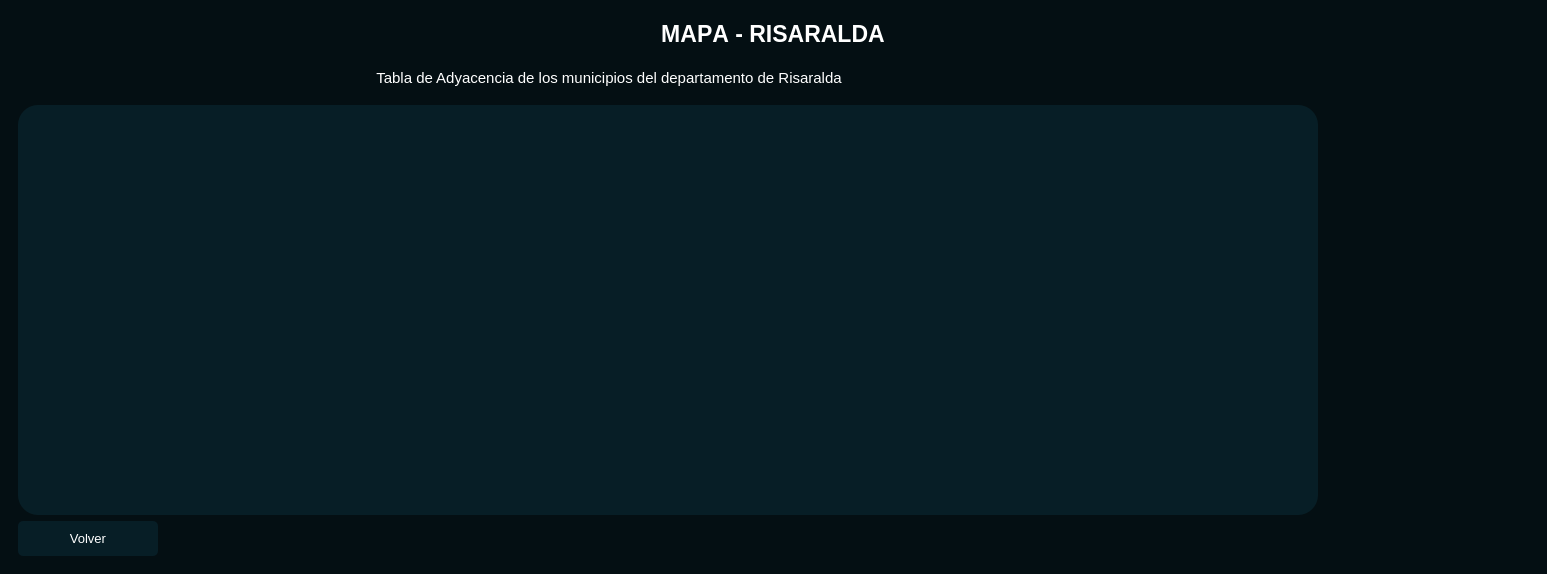
<?xml version="1.0" encoding="UTF-8"?>
<ui version="4.0">
 <class>SecondWindow</class>
 <widget class="QMainWindow" name="SecondWindow">
  <property name="geometry">
   <rect>
    <x>0</x>
    <y>0</y>
    <width>1547</width>
    <height>574</height>
   </rect>
  </property>
  <property name="windowTitle">
   <string>MainWindow</string>
  </property>
  <widget class="QWidget" name="centralwidget">
   <property name="styleSheet">
    <string notr="true">*{
	border:none;
	background-color:transparent;
	color:#fff;
}
#centralwidget{
	background-color:#040f13;
}
#side_menu{
	background-color:#071e26;
	border-radius:20px;
}


QPushButton{
	padding:10px;
	background-color:#071e26;
	border-radius:5px;
}

QPushButton:hover{
	padding:10px;
	background-color:#12394a;
	border-radius:5px;
}


#main_body{
	background-color:#071e26;
	border-radius:10px;
}

#texto{
	background-color:#071e26;
	border-radius:10px;
}</string>
   </property>
   <layout class="QVBoxLayout" name="verticalLayout">
    <item>
     <widget class="QFrame" name="header">
      <property name="minimumSize">
       <size>
        <width>0</width>
        <height>50</height>
       </size>
      </property>
      <property name="maximumSize">
       <size>
        <width>16777215</width>
        <height>50</height>
       </size>
      </property>
      <property name="frameShape">
       <enum>QFrame::StyledPanel</enum>
      </property>
      <property name="frameShadow">
       <enum>QFrame::Raised</enum>
      </property>
      <layout class="QHBoxLayout" name="horizontalLayout_2">
       <property name="spacing">
        <number>0</number>
       </property>
       <property name="leftMargin">
        <number>0</number>
       </property>
       <property name="topMargin">
        <number>0</number>
       </property>
       <property name="rightMargin">
        <number>0</number>
       </property>
       <property name="bottomMargin">
        <number>0</number>
       </property>
       <item>
        <widget class="QLabel" name="mapa">
         <property name="sizePolicy">
          <sizepolicy hsizetype="Expanding" vsizetype="Preferred">
           <horstretch>0</horstretch>
           <verstretch>0</verstretch>
          </sizepolicy>
         </property>
         <property name="maximumSize">
          <size>
           <width>1200</width>
           <height>16777215</height>
          </size>
         </property>
         <property name="font">
          <font>
           <family>Ubuntu</family>
           <pointsize>17</pointsize>
           <weight>75</weight>
           <bold>true</bold>
           <kerning>false</kerning>
          </font>
         </property>
         <property name="text">
          <string>MAPA - RISARALDA</string>
         </property>
         <property name="alignment">
          <set>Qt::AlignCenter</set>
         </property>
        </widget>
       </item>
      </layout>
     </widget>
    </item>
    <item>
     <widget class="QLabel" name="encabezado">
      <property name="sizePolicy">
       <sizepolicy hsizetype="Expanding" vsizetype="Preferred">
        <horstretch>0</horstretch>
        <verstretch>0</verstretch>
       </sizepolicy>
      </property>
      <property name="minimumSize">
       <size>
        <width>0</width>
        <height>0</height>
       </size>
      </property>
      <property name="maximumSize">
       <size>
        <width>1200</width>
        <height>25</height>
       </size>
      </property>
      <property name="font">
       <font>
        <family>Ubuntu</family>
        <pointsize>11</pointsize>
        <kerning>true</kerning>
       </font>
      </property>
      <property name="layoutDirection">
       <enum>Qt::LeftToRight</enum>
      </property>
      <property name="text">
       <string>Tabla de Adyacencia de los municipios del departamento de Risaralda</string>
      </property>
      <property name="alignment">
       <set>Qt::AlignCenter</set>
      </property>
     </widget>
    </item>
    <item>
     <widget class="QFrame" name="frame">
      <property name="sizePolicy">
       <sizepolicy hsizetype="Expanding" vsizetype="Preferred">
        <horstretch>0</horstretch>
        <verstretch>0</verstretch>
       </sizepolicy>
      </property>
      <property name="frameShape">
       <enum>QFrame::StyledPanel</enum>
      </property>
      <property name="frameShadow">
       <enum>QFrame::Raised</enum>
      </property>
      <layout class="QVBoxLayout" name="verticalLayout_2">
       <item>
        <widget class="QWidget" name="side_menu" native="true">
         <property name="sizePolicy">
          <sizepolicy hsizetype="Expanding" vsizetype="Preferred">
           <horstretch>0</horstretch>
           <verstretch>0</verstretch>
          </sizepolicy>
         </property>
         <property name="maximumSize">
          <size>
           <width>1300</width>
           <height>425</height>
          </size>
         </property>
         <layout class="QVBoxLayout" name="verticalLayout_3">
          <item>
           <widget class="QLabel" name="etiqueta">
            <property name="sizePolicy">
             <sizepolicy hsizetype="Expanding" vsizetype="Preferred">
              <horstretch>0</horstretch>
              <verstretch>0</verstretch>
             </sizepolicy>
            </property>
            <property name="text">
             <string/>
            </property>
            <property name="pixmap">
             <pixmap>image/Adyacencia.png</pixmap>
            </property>
            <property name="scaledContents">
             <bool>true</bool>
            </property>
           </widget>
          </item>
         </layout>
        </widget>
       </item>
       <item>
        <widget class="QPushButton" name="volver">
         <property name="maximumSize">
          <size>
           <width>140</width>
           <height>16777215</height>
          </size>
         </property>
         <property name="font">
          <font>
           <family>Ubuntu</family>
           <pointsize>10</pointsize>
          </font>
         </property>
         <property name="text">
          <string>Volver</string>
         </property>
         <property name="icon">
          <iconset>
           <normaloff>icons/Imagen5.png</normaloff>icons/Imagen5.png</iconset>
         </property>
        </widget>
       </item>
      </layout>
     </widget>
    </item>
   </layout>
  </widget>
 </widget>
 <resources/>
 <connections/>
</ui>
